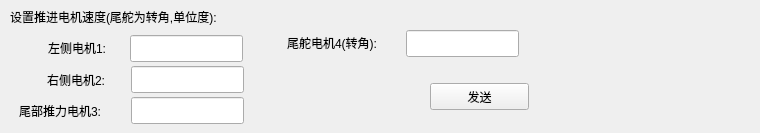
           <widget class="QWidget" name="tab_53">
            <attribute name="title">
             <string>0x0B</string>
            </attribute>
            <widget class="QLabel" name="label_125">
             <property name="geometry">
              <rect>
               <x>10</x>
               <y>1</y>
               <width>741</width>
               <height>31</height>
              </rect>
             </property>
             <property name="text">
              <string>设置推进电机速度(尾舵为转角,单位度):</string>
             </property>
            </widget>
            <widget class="QLabel" name="label_126">
             <property name="geometry">
              <rect>
               <x>48</x>
               <y>38</y>
               <width>81</width>
               <height>20</height>
              </rect>
             </property>
             <property name="text">
              <string>左侧电机1:</string>
             </property>
            </widget>
            <widget class="QLabel" name="label_127">
             <property name="geometry">
              <rect>
               <x>47</x>
               <y>70</y>
               <width>81</width>
               <height>20</height>
              </rect>
             </property>
             <property name="text">
              <string>右侧电机2:</string>
             </property>
            </widget>
            <widget class="QLabel" name="label_128">
             <property name="geometry">
              <rect>
               <x>19</x>
               <y>100</y>
               <width>111</width>
               <height>21</height>
              </rect>
             </property>
             <property name="text">
              <string>尾部推力电机3:</string>
             </property>
            </widget>
            <widget class="QLabel" name="label_129">
             <property name="geometry">
              <rect>
               <x>287</x>
               <y>33</y>
               <width>121</width>
               <height>20</height>
              </rect>
             </property>
             <property name="text">
              <string>尾舵电机4(转角):</string>
             </property>
            </widget>
            <widget class="QLineEdit" name="motor1_lineEdit_4">
             <property name="geometry">
              <rect>
               <x>130</x>
               <y>35</y>
               <width>113</width>
               <height>27</height>
              </rect>
             </property>
            </widget>
            <widget class="QLineEdit" name="motor2_lineEdit_4">
             <property name="geometry">
              <rect>
               <x>131</x>
               <y>66</y>
               <width>113</width>
               <height>27</height>
              </rect>
             </property>
            </widget>
            <widget class="QLineEdit" name="motor3_lineEdit_4">
             <property name="geometry">
              <rect>
               <x>131</x>
               <y>97</y>
               <width>113</width>
               <height>27</height>
              </rect>
             </property>
            </widget>
            <widget class="QLineEdit" name="motor4_lineEdit_4">
             <property name="geometry">
              <rect>
               <x>406</x>
               <y>30</y>
               <width>113</width>
               <height>27</height>
              </rect>
             </property>
            </widget>
            <widget class="QPushButton" name="ID0Bsend_pushButton_4">
             <property name="geometry">
              <rect>
               <x>430</x>
               <y>83</y>
               <width>99</width>
               <height>27</height>
              </rect>
             </property>
             <property name="text">
              <string>发送</string>
             </property>
            </widget>
           </widget>
